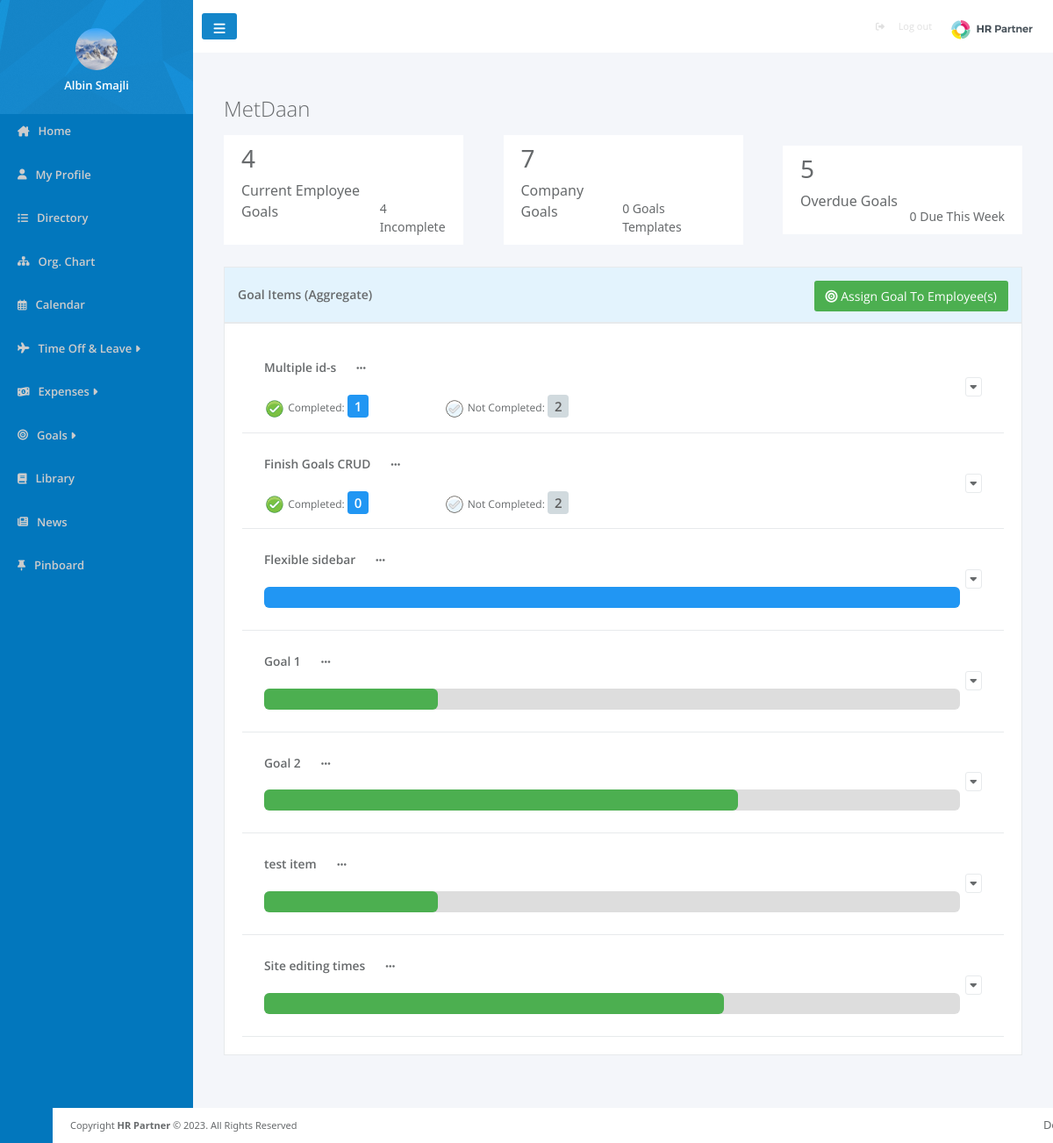
Screenshot of /pages/assignesGoals.php (signed in) with the database file from the repository.
### tables this page shows
CREATE TABLE `users` (
  `user_id` int(100) NOT NULL,
  `image` varchar(500) DEFAULT NULL,
  `name` varchar(200) NOT NULL,
  `surname` varchar(200) NOT NULL,
  `email` varchar(200) NOT NULL,
  `password` varchar(500) NOT NULL,
  `Position_ID` int(11) DEFAULT NULL,
  `Departament_ID` int(11) DEFAULT NULL,
  `role` int(11) NOT NULL,
  `location` varchar(100) DEFAULT NULL,
  `status` varchar(100) DEFAULT NULL,
  `report_to` int(11) DEFAULT NULL,
  `gender` varchar(10) DEFAULT NULL,
  `born` date DEFAULT NULL,
  `started` date DEFAULT NULL,
  `company` int(11) DEFAULT NULL
);

CREATE TABLE `companygoals` (
  `id` int(11) NOT NULL,
  `name` varchar(200) DEFAULT NULL,
  `description` varchar(500) NOT NULL,
  `type` varchar(100) NOT NULL,
  `due_date` date NOT NULL,
  `created` date NOT NULL,
  `target_value` varchar(100) DEFAULT NULL,
  `company_id` int(11) NOT NULL,
  `users` varchar(500) NOT NULL,
  `user_goal` tinyint(1) DEFAULT NULL
);

### pages/assignesGoals.php (the view, shortened to what this page needs)
<?php
require_once '../config.php';
$userId = $_SESSION['user_id'];
$companyId = $_SESSION['company'];
$today = date('y-m-d');
$companyGoalsQ = "SELECT * FROM companygoals WHERE company_id=:company_id";
$prep = $con->prepare($companyGoalsQ);
$prep->bindValue(':company_id', $companyId);
$prep->execute();
$comapnygoals = $prep->fetchAll(PDO::FETCH_ASSOC);
$allValuesQ = "SELECT * FROM `companygoalsvalue`";
$prep = $con->prepare($allValuesQ);
$prep->execute();
$allGoalValues = $prep->fetchAll(PDO::FETCH_ASSOC);
$valuesByGoal = [];
foreach ($allGoalValues as $val) {
    $valuesByGoal[$val['company_goal']][] = $val;
}
$usergoalQ = "SELECT COUNT(*) FROM `goals`";
$prep = $con->prepare($usergoalQ);
$prep->execute();
$userGoals = $prep->fetch();
$usergoalincQ = "SELECT COUNT(*) FROM `goals` WHERE completed = 0";
$prep = $con->prepare($usergoalincQ);
$prep->execute();
$incompleteUserGoals = $prep->fetch();
$overdueQ = "SELECT COUNT(*) FROM `companygoals` WHERE due_date < :today ";
$prep = $con->prepare($overdueQ);
$prep->bindParam(':today', $today);
$prep->execute();
$overdue = $prep->fetch();
$weekoverdueQ = "SELECT COUNT(*)
FROM companygoals
WHERE YEARWEEK(due_date, 1) = YEARWEEK(CURDATE(), 1)";
$prep = $con->prepare($weekoverdueQ);
$prep->execute();
$thisweekoverdue = $prep->fetch();
$ActiveCompGoal = "SELECT COUNT(*)
FROM companygoals"
;
$prep = $con->prepare($ActiveCompGoal);
$prep->execute();
$ActiveCompGoalNumber = $prep->fetch();
?>
<head>
    <link rel="stylesheet" href="../css/assignedGoal.css">
    <link href="https://cdn.jsdelivr.net/npm/bootstrap@5.3.1/dist/css/bootstrap.min.css" rel="stylesheet"
>
</head>
<body style="background-color: #F4F6FA;">
    <div>
        <?php include '../template/sidebar.php' ?>
    </div>
    <div class="content">
        <?php include '../template/navbar.php' ?>
        <div class="companyName">
            <?php echo "<h2>" . $_SESSION['company_name'] . "</h2>"; ?>
        </div>
        <div id="goalsStats">
            <div class="stats">
                <div>
                    <h3><?= $userGoals['COUNT(*)'] ?></h3>
                    <p>Current Employee Goals</p>
                </div>
                <small><?= $incompleteUserGoals['COUNT(*)'] ?> Incomplete</small>
            </div>
            <div class="stats">
                <div>
                    <h3><?= $ActiveCompGoalNumber['COUNT(*)'] ?></h3>
                    <p>Company Goals</p>
                </div>
                <small>0 Goals Templates</small>
            </div>
            <div class="stats">
                <div>
                    <h3><?= $overdue['COUNT(*)'] ?></h3>
                    <p>Overdue Goals</p>
                </div>
                <small><?= $thisweekoverdue['COUNT(*)'] ?> Due This Week</small>
            </div>
        </div>
        <div id="goalsBody">
            <div id="goalsTableHead">
                <h5>Goal Items (Aggregate)</h5>
                <a data-bs-toggle="modal" data-bs-target="#assigneGoalModal" data-bs-whatever="@mdo">
                    <i class="fa fa-bullseye m-r-xs"></i>
                    Assign Goal To Employee(s)
                </a>
            </div>
            <div id="goalsTableBody">
                <?php foreach ($comapnygoals as $comapnygoal): ?>
                    <div class="comapanyGoals">
                        <div class="description">
                            <span><?= $comapnygoal['name'] ?></span>
                            <a class="more">
                                <i class="fa-solid fa-ellipsis"></i>
                            </a>
                            <br>
                        </div>
                        <div class="cmpNotCmp">
                            <div class="pull-right">
                                <button class="showUseres"><i class="fa fa-caret-down"></i></button>
                            </div>
                            <?php if ($comapnygoal['type'] == 'Objective') { ?>
                                <div class="row">
                                    <div class="col">
                                        <?php
                                        $goalId = $comapnygoal['id'];
                                        $users = json_decode($comapnygoal['users'], true);
                                        $userCount = count($users);
                                        $values = $valuesByGoal[$goalId] ?? [];
                                        $totalCompleted = array_sum(array_column($values, 'completed'));
                                        ?>
                                        <img src="../images/check_on.png" width="24px" alt="">
                                        <span>Completed:</span>
                                        <span class="completedNr"><?= htmlspecialchars($totalCompleted) ?></span>
                                    </div>
                                    <div class="col">
                                        <img src="../images/check_off.png" width="24px" alt="">
                                        <span>Not Completed:</span>
                                        <span
                                            class="notCompletedNr"><?= htmlspecialchars($userCount - $totalCompleted) ?></span>
                                    </div>
                                </div>
                            <?php } elseif ($comapnygoal['type'] == 'Number' || $comapnygoal['type'] == 'Percentage' || $comapnygoal['type'] == 'Counter' || $comapnygoal['type'] == 'Currency') { ?>
                                <div class="completedBar">
                                    <?php
                                    $goalId = $comapnygoal['id'];
                                    $targetPerUser = $comapnygoal['target_value'];
                                    $users = json_decode($comapnygoal['users'], true);
                                    $userCount = count($users);
                                    $totalTarget = $userCount * $targetPerUser;
                                    $values = $valuesByGoal[$goalId] ?? [];
                                    $totalCompleted = array_sum(array_column($values, 'value'));
                                    $percentComplete = $totalTarget > 0 ? round(($totalCompleted / $totalTarget) * 100) : 0;
                                    ?>
                                    <div class="goal-progress">
                                        <div class="goal-bar" style="width: <?= $percentComplete ?>%;
                                        background-color: <?= $percentComplete == 100 ? '#2196f3' : '#4caf50' ?>;">
                                        </div>
                                    </div>
                                </div>
                            <?php } ?>
                        </div>
                    </div>
                <?php endforeach ?>
            </div>
        </div>
        <?php include '../template/footer.php'; ?>
    </div>
</body>
</html>

### template/sidebar.php (shortened to what this page needs)
<?php
$sql = "SELECT u.user_id, u.image from users u where user_id=$userId";
$prep = $con->prepare($sql);
$prep->execute();
$userImages = $prep->fetchAll();
?>
<head>
    <link rel="stylesheet" href="../css/index.css">
</head>
<div id="sidebar">
    <div id="profile">
        <?php foreach ($userImages as $userImage): ?>
            <img src="../userIMG/<?= $userImage['image'] ?>" alt="">
        <?php endforeach; ?>
        <?php echo "<h3>" . $_SESSION['name'] . "</h3>"; ?>
    </div>
    <ul id="sidebarElements">
        <li>
            <i class="fa-solid fa-house-chimney"></i>
            <a href="home.php">Home</a>
        </li>
        <li>
            <i class="fa-solid fa-user"></i>
            <a href="myProfile.php">My Profile</a>
        </li>
        <li>
            <i class="fa-solid fa-list"></i>
            <a href="directory.php">Directory</a>
        </li>
        <li>
            <i class="fa-solid fa-sitemap"></i>
            <a href="orgChart.php">Org. Chart</a>
        </li>
        <li>
            <i class="fa-regular fa-calendar-days"></i>
            <a href="calendar.php">Calendar</a>
        </li>
        <?php if ($_SESSION['role'] == 0) { ?>
            <li class="dropdown" Style="cursor: pointer;">
                <i class="fa fa-plane"></i>
                <a onclick="myFunction()" class="dropbtn">Time Off & Leave <i class="fa-solid fa-caret-right"></i></a>
                <div id="myDropdown" class="dropdown-content">
                    <a href="request.php"><i class="fa-solid fa-suitcase"></i> Request</a>
                    <a href="approverequest.php"> <i class="fa fa-calendar-check-o"></i> Approve</a>
                    <a href="requesthistory.php"><i class="fa fa-list"></i> History</a>
                </div>
            </li>
        <?php } else { ?>
            <li class="dropdown" Style="cursor: pointer;">
                <i class="fa fa-plane"></i>
                <a onclick="myFunction()" class="dropbtn">Time Off & Leave <i class="fa-solid fa-caret-right"></i></a>
            </li>
        <?php } ?>
        <?php if ($_SESSION['role'] == 0) { ?>
            <li class="dropdown" Style="cursor: pointer;">
                <i class="fa-solid fa-money-bill-1-wave"></i>
                <a href="empexpenses.php">Expenses</a>
            </li>
        <?php } else { ?>
            <li class="dropdown" Style="cursor: pointer;">
                <i class="fa-solid fa-money-bill-1-wave"></i>
                <a onclick="myFunctionThree()" class="excbtn">Expenses <i class="fa-solid fa-caret-right"></i></a>
            </li>
        <?php } ?>
        <?php if ($_SESSION['role'] == 0) { ?>
            <li>
                <i class="fa-solid fa-bullseye"></i>
                <a href="goals.php">Goals</a>
            </li>
        <?php } else { ?>
            <li class="dropdown" Style="cursor: pointer;">
                <i class="fa-solid fa-bullseye"></i>
                <a onclick="myFunctionFour()" class="goalbtn">Goals <i class="fa-solid fa-caret-right"></i></a>
            </li>
        <?php } ?>
        <li>
            <i class="fa-solid fa-book"></i>
            <a href="library.php">Library</a>
        </li>
        <li>
            <i class="fa-solid fa-newspaper"></i>
            <?php if ($_SESSION['role'] == 0) { ?>
                <a href="empNews.php">News</a>
            <?php } else { ?>
                <a href="news.php">News</a>
            <?php } ?>
        </li>
        <li>
            <i class="fa-solid fa-thumbtack"></i>
            <a href="pinboard.php">Pinboard</a>
        </li>
    </ul>
</div>

### css/assignedGoal.css (style rules this page uses)
body { width: 100%; height: fit-content; display: flex; flex-direction: row; font-family: "open sans", "Helvetica Neue", Helvetica, Arial, sans-serif; position: absolute; background-color: #f4f6fa; }
.content { display: flex; flex-direction: column; justify-content: center; align-items: center; width: 100%; background-color: #f4f6fa; height: fit-content; }
.companyName { padding-top: 30px; width: 100%; text-align: start; padding-left: 35; }
.companyName h2 { margin-top: 20px; margin-bottom: 10px; font-family: "open sans", "Helvetica Neue", Helvetica, Arial, sans-serif; font-weight: 100; color: #676a6c; font-size: 24px; align-items: center; }
#goalsStats { width: 100%; padding: 5px 35px 5px 35px; display: flex; flex-direction: row; justify-content: space-between; align-items: center; }
.stats { width: 30%; padding: 10px 20px; background-color: #fff; display: flex; flex-direction: row; justify-content: space-between; align-items: flex-end; color: #676a6c; }
#goalsBody { width: 100%; padding: 10px 35px 100px 35px; margin-top: 10px; display: flex; flex-direction: column; font-family: "open sans", "Helvetica Neue", Helvetica, Arial, sans-serif; color: #676a6c; }
#goalsTableHead { width: 100%; padding: 15px 15px 7px 15px; display: flex; flex-direction: row; justify-content: space-between; align-items: center; background-color: #e3f3fd; border: 1px solid #e7eaec; }
#goalsTableHead h5 { font-size: 14px; margin: 0 0 7px; padding: 0; text-overflow: ellipsis; float: left; font-weight: 600; margin-bottom: 7px; }
#goalsTableHead a { background-color: #4caf50; border-color: #4caf50; color: #fff; border-radius: 3px; font-size: 14px; font-weight: 400; padding: 6px 12px; text-align: center; cursor: pointer; border: 1px solid transparent; text-decoration: none; margin-bottom: 5px; }
#goalsTableBody { width: 100%; font-family: "open sans", "Helvetica Neue", Helvetica, Arial, sans-serif; color: #676a6c; background-color: #ffffff; padding: 15px 20px 20px 20px; border: 1px solid #e7eaec; }
.completedBar { display: flex; flex-direction: row; width: 97%; }
.comapanyGoals { padding: 25px 25px 15px 25px; border-bottom: 1px solid #e7eaec; font-size: 12px; }
.description span { font-size: 1.15em; font-weight: 600; }
.description .more { width: 20px; cursor: pointer; font-weight: 700; color: #676a6c; text-decoration: none; margin: 5px 0px 0px 20px; }
.cmpNotCmp { width: 100%; }
.pull-right { float: right; }
.cmpNotCmp .row { width: 100%; }
.cmpNotCmp .row .col { max-width: 25%; }
.cmpNotCmp .row .col .completedNr { padding: 3px 8px; background-color: #2196f3; color: #fff; font-size: 1.25em; margin-right: 20px; border-radius: 0.25em; font-weight: 600; }
.cmpNotCmp .row .col .notCompletedNr { padding: 3px 8px; background-color: #d1dade; color: #5e5e5e; font-size: 1.25em; margin-right: 20px; border-radius: 0.25em; font-weight: 600; }
.cmpNotCmp .pull-right button { height: 22px; font-size: 12px; border-radius: 3px; padding: 1px 5px; color: inherit; background: #fff; border: 1px solid #e7eaec; vertical-align: middle; }
.goal-progress { margin-top: 20px; width: 100%; background: #ddd; border-radius: 6px; margin-bottom: 10px; height: 24px; }
.goal-bar { height: 100%; border-radius: 6px; transition: width 0.5s ease; }

### css/index.css (style rules this page uses)
#sidebar { padding: 0; display: flex; flex-direction: column; background-color: #0277bd; width: 220px; height:100%; }
#profile { width: 100%; height: 130px; display: flex; flex-direction: column; justify-content: center; align-items:center; background-image: url('../images/sidebarheader.png'); }
#profile img { width: 48px; height: 48px; border-radius: 50%; margin-top: 15px; }
#profile h3 { font-weight: 600; margin-top: 10px; font-family: "open sans","Helvetica Neue",Helvetica,Arial,sans-serif; color: white; font-size: 13px; }
#sidebar ul { padding: 10px; width: 80%; list-style: none; filter: brightness(80%); }
#sidebar li { padding: 0; display: flex; flex-direction: row; justify-content: center; align-items: center; margin-bottom: 30px; width: 100%; margin-left: 10px; font-size: 15px; }
#sidebar a { width: 100%; text-decoration: none; color: white; font-size: 13px; font-weight: 400; font-family: 'Open Sans', sans-serif; font-weight: 600; margin-left: 10px; }
#sidebar i { color: white; font-size: 12px; }

### rows the page displays
users: image (picture)
companygoals: name "Multiple id-s", id "1", $userCount - $totalCompleted "2"
companygoals: name "Finish Goals CRUD", id "0", $userCount-$totalCompleted "2"
companygoals: name "Flexible sidebar"
companygoals: name "Goal 1"
companygoals: name "Goal 2"
companygoals: name "test item"
companygoals: name "Site editing times"

### other values shown
$_SESSION['name'] "Albin Smajli"
$_SESSION['company_name'] "MetDaan"
$userGoals['COUNT(*)'] "4"
$incompleteUserGoals['COUNT(*)'] "4"
$ActiveCompGoalNumber['COUNT(*)'] "7"
$overdue['COUNT(*)'] "5"
$thisweekoverdue['COUNT(*)'] "0"
